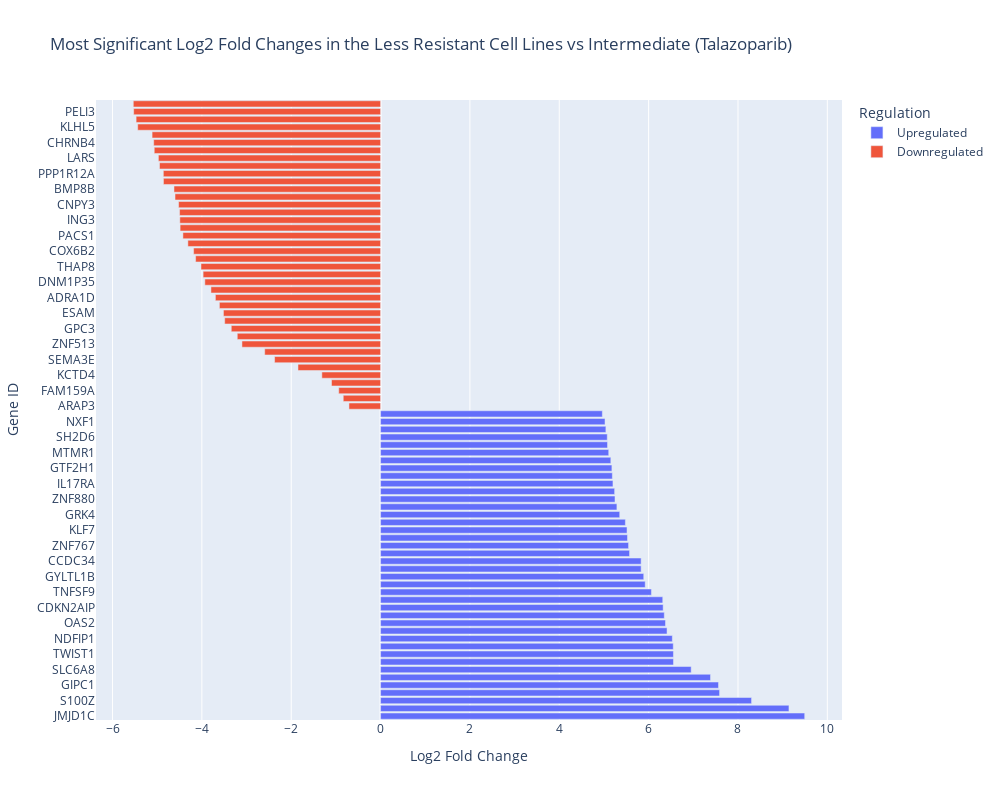

The code cell stored with this chart in its notebook:
### Code cell
subset_df_less_T = subset_df_less.T
sorted_results = subset_df_less_T.sort_values(by='log2FoldChange', ascending=False)

top_n = 40
top_upregulated = sorted_results[sorted_results['log2FoldChange'] > 0].iloc[:top_n]
top_downregulated = sorted_results[sorted_results['log2FoldChange'] < 0].iloc[:top_n]

top_genes = pd.concat([top_upregulated, top_downregulated])

top_genes['Regulation'] = ['Upregulated' if x > 0 else 'Downregulated' for x in top_genes['log2FoldChange']]

fig = px.bar(top_genes, x='log2FoldChange', y=top_genes.index,
             orientation='h', color='Regulation',
             title='Most Significant Log2 Fold Changes in the Less Resistant Cell Lines vs Intermediate (Talazoparib)')
fig.update_layout(xaxis_title='Log2 Fold Change', yaxis_title='Gene ID', height=800, width=1000)
#fig.update_layout(height=top_n * 30)
fig.show()

### Figure 1 — Plotly figure (JSON) as saved in the notebook; plotly's stock layout.template omitted (floating-point values rounded to 4 significant figures)
{"data": [{"alignmentgroup": "True", "hovertemplate": "Regulation=Upregulated<br>log2FoldChange=%{x}<br>index=%{y}<extra></extra>", "legendgroup": "Upregulated", "marker": {"color": "#636efa", "pattern": {"shape": ""}}, "name": "Upregulated", "offsetgroup": "Upregulated", "orientation": "h", "showlegend": true, "textposition": "auto", "type": "bar", "x": [9.493, 9.141, 8.304, 7.588, 7.564, 7.385, 6.952, 6.556, 6.555, 6.551, 6.53, 6.412, 6.378, 6.35, 6.325, 6.316, 6.062, 5.923, 5.89, 5.832, 5.832, 5.573, 5.551, 5.527, 5.516, 5.48, 5.353, 5.29, 5.247, 5.239, 5.202, 5.188, 5.178, 5.154, 5.107, 5.08, 5.074, 5.043, 5.024, 4.964], "xaxis": "x", "y": ["JMJD1C", "DES", "S100Z", "GUCY2C", "GIPC1", "S100A4", "SLC6A8", "CDKL2", "TWIST1", "PHYH", "NDFIP1", "DNAJC5B", "OAS2", "EXOC3L2", "CDKN2AIP", "ZNF536", "TNFSF9", "MYL5", "GYLTL1B", "QPRT", "CCDC34", "ZNF81", "ZNF767", "TRDN", "KLF7", "R3HCC1", "GRK4", "ZNF556", "ZNF880", "CACNB3", "IL17RA", "PON1", "GTF2H1", "PAFAH1B1", "MTMR1", "SMARCC2", "SH2D6", "BATF3", "NXF1", "CD55"], "yaxis": "y"}, {"alignmentgroup": "True", "hovertemplate": "Regulation=Downregulated<br>log2FoldChange=%{x}<br>index=%{y}<extra></extra>", "legendgroup": "Downregulated", "marker": {"color": "#EF553B", "pattern": {"shape": ""}}, "name": "Downregulated", "offsetgroup": "Downregulated", "orientation": "h", "showlegend": true, "textposition": "auto", "type": "bar", "x": [-0.7076, -0.8353, -0.9367, -1.098, -1.314, -1.849, -2.372, -2.594, -3.103, -3.208, -3.342, -3.489, -3.517, -3.608, -3.697, -3.797, -3.934, -3.972, -4.02, -4.14, -4.185, -4.313, -4.424, -4.487, -4.493, -4.499, -4.521, -4.601, -4.624, -4.86, -4.863, -4.948, -4.973, -5.066, -5.078, -5.114, -5.437, -5.472, -5.527, -5.535], "xaxis": "x", "y": ["ARAP3", "ZNF341", "FAM159A", "KCTD16", "KCTD4", "ANKRD23", "SEMA3E", "AHI1", "ZNF513", "KHDRBS1", "GPC3", "CCRN4L", "ESAM", "SLC12A4", "ADRA1D", "AHDC1", "DNM1P35", "TAS2R3", "THAP8", "ESRRB", "COX6B2", "PTPRZ1", "PACS1", "TANK", "ING3", "PVRL4", "CNPY3", "FAM20A", "BMP8B", "KLHL13", "PPP1R12A", "SORCS2", "LARS", "PTRF", "CHRNB4", "SLC3A1", "KLHL5", "KIAA0319", "PELI3", "ENTPD7"], "yaxis": "y"}], "layout": {"barmode": "relative", "height": 800, "legend": {"title": {"text": "Regulation"}, "tracegroupgap": 0}, "title": {"text": "Most Significant Log2 Fold Changes in the Less Resistant Cell Lines vs Intermediate (Talazoparib)"}, "width": 1000, "xaxis": {"anchor": "y", "domain": [0, 1], "title": {"text": "Log2 Fold Change"}}, "yaxis": {"anchor": "x", "domain": [0, 1], "title": {"text": "Gene ID"}}}}
